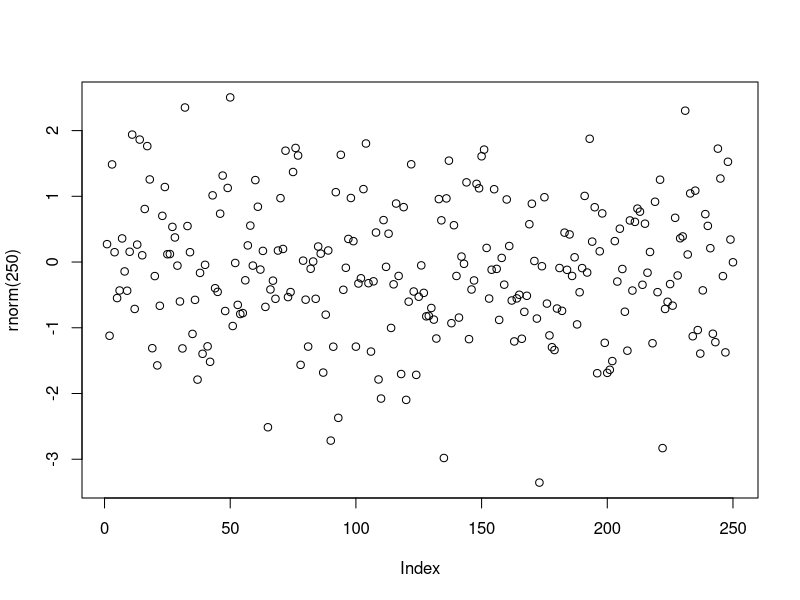

The R script that drew this image:
rm(list = ls())

obs <- 100
x <- rnorm(obs)
y <- 2 * x + rnorm(obs)
w <- runif(obs)
m <- lm(y ~ x, weights = w)
summary(m)

result <- local({
  x <- rnorm(obs)
  y <- rnorm(obs)
  (x + y) * w
})

fun <- function(var1, var2) {
  if (var1 > var2) {
    var3 <- var1 + var2
    var4 <- 1 + 2
    for (var5 in 1:10) {
       var1 + var2 + var3 + var5
    }
  } else {
    var1 - y
  }
}

fun(10, var2 = 20)

plot(rnorm(250))